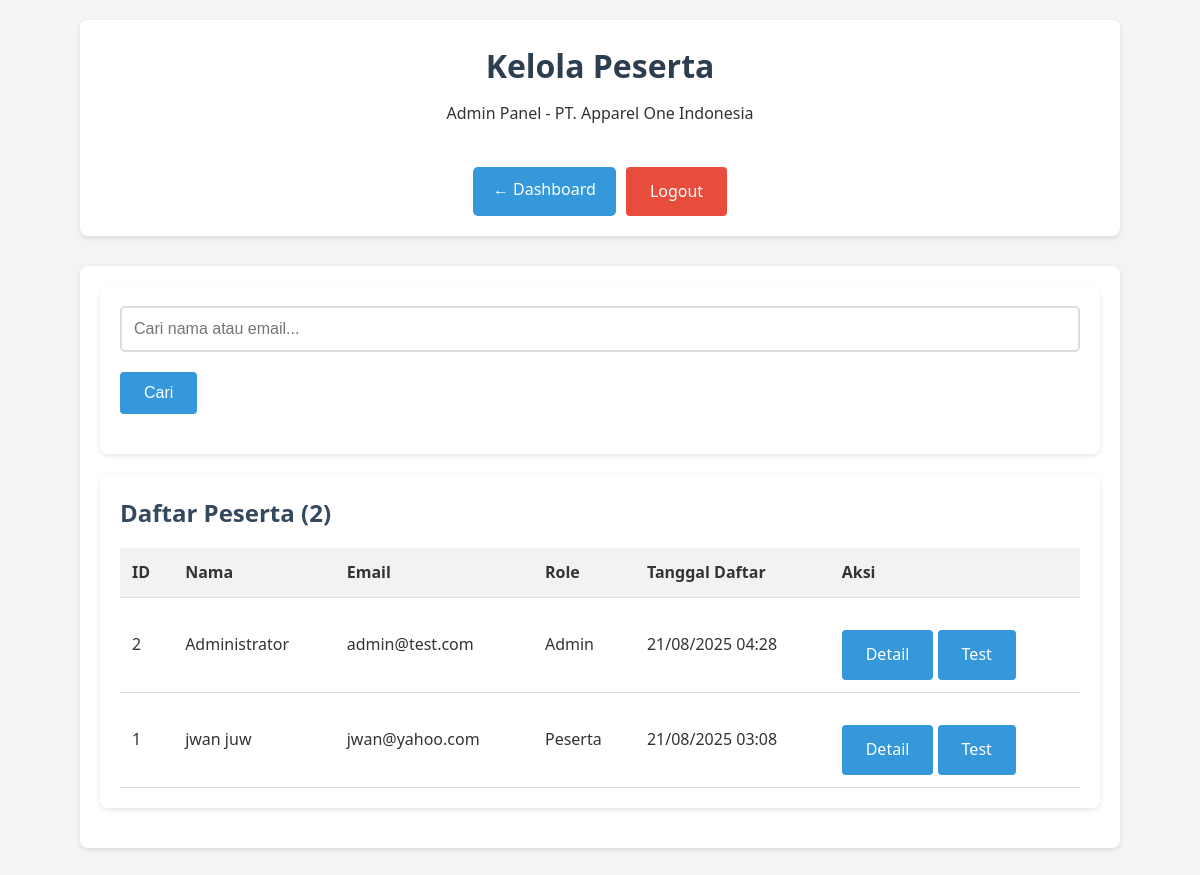
The page /pages/admin/participants.php (signed in) on the database its author committed.
### tables this page shows
CREATE TABLE `participants` (
  `id` int(11) NOT NULL,
  `name` varchar(255) NOT NULL,
  `email` varchar(255) NOT NULL,
  `created_at` timestamp NOT NULL DEFAULT current_timestamp(),
  `password` varchar(255) NOT NULL DEFAULT '',
  `role` enum('admin','peserta') DEFAULT 'peserta'
);

### pages/admin/participants.php (the view, shortened to what this page needs)
<?php
$page = isset($_GET['page']) ? (int)$_GET['page'] : 1;
$limit = 20;
$offset = ($page - 1) * $limit;
$search = isset($_GET['search']) ? trim($_GET['search']) : '';
try {
    $db = getDBConnection();
    $where = '';
    $countQuery = "SELECT COUNT(*) as total FROM participants $where";
    $stmt = $db->prepare($countQuery);
    $stmt->execute();
    $totalParticipants = $stmt->fetch(PDO::FETCH_ASSOC)['total'];
    $query = "SELECT * FROM participants $where ORDER BY created_at DESC LIMIT :limit OFFSET :offset";
    $stmt = $db->prepare($query);
    $stmt->bindValue(':limit', $limit, PDO::PARAM_INT);
    $stmt->bindValue(':offset', $offset, PDO::PARAM_INT);
    $stmt->execute();
    $participants = $stmt->fetchAll(PDO::FETCH_ASSOC);
} catch (PDOException $e) {
    $error = "Error mengambil data peserta: " . $e->getMessage();
    $participants = [];
    $totalPages = 1;
}
?>
<!DOCTYPE html>
<html lang="id">
<head>
    <link rel="stylesheet" href="../../assets/css/style.css">
</head>
<body>
    <div class="container">
        <header>
            <h1>Kelola Peserta</h1>
            <p>Admin Panel - PT. Apparel One Indonesia</p>
            <div class="user-actions">
                <a href="../dashboard.php" class="btn-back">← Dashboard</a>
                <a href="../../logout.php" class="btn-logout">Logout</a>
            </div>
        </header>
        <div class="admin-section">
            <div class="filter-section">
                <form method="GET" action="">
                    <div class="form-group">
                        <input type="text" name="search" placeholder="Cari nama atau email..."
                               value="<?php echo htmlspecialchars($search); ?>">
                        <button type="submit" class="btn-admin">Cari</button>
                    </div>
                </form>
            </div>
            <div class="results-section">
                <h2>Daftar Peserta (<?php echo $totalParticipants; ?>)</h2>
                <?php if (count($participants) > 0): ?>
                <table class="results-table">
                    <tr>
                        <th>ID</th>
                        <th>Nama</th>
                        <th>Email</th>
                        <th>Role</th>
                        <th>Tanggal Daftar</th>
                        <th>Aksi</th>
                    </tr>
                    <?php foreach ($participants as $participant): ?>
                    <tr>
                        <td><?php echo $participant['id']; ?></td>
                        <td><?php echo htmlspecialchars($participant['name']); ?></td>
                        <td><?php echo htmlspecialchars($participant['email']); ?></td>
                        <td><?php echo ucfirst($participant['role']); ?></td>
                        <td><?php echo date('d/m/Y H:i', strtotime($participant['created_at'])); ?></td>
                        <td>
                            <a href="participant_detail.php?id=<?php echo $participant['id']; ?>" class="btn-view">Detail</a>
                            <a href="participant_tests.php?id=<?php echo $participant['id']; ?>" class="btn-admin">Test</a>
                        </td>
                    </tr>
                    <?php endforeach; ?>
                </table>
                <?php else: ?>
                <p>Tidak ada peserta ditemukan.</p>
                <?php endif; ?>
            </div>
        </div>
    </div>
</body>
</html>

### assets/css/style.css (style rules this page uses)
* { margin: 0; padding: 0; box-sizing: border-box; }
body { font-family: 'Segoe UI', Tahoma, Geneva, Verdana, sans-serif; line-height: 1.6; color: #333; background-color: #f4f4f4; }
.container { width: 90%; max-width: 1200px; margin: 0 auto; padding: 20px; }
header { text-align: center; margin-bottom: 30px; padding: 20px; background-color: #fff; border-radius: 8px; box-shadow: 0 2px 5px rgba(0,0,0,0.1); }
h1 { color: #2c3e50; margin-bottom: 10px; }
h2 { color: #34495e; margin-bottom: 15px; }
.form-group { margin-bottom: 15px; }
input[type="text"], input[type="email"], input[type="number"], select { width: 100%; padding: 10px; border: 1px solid #ddd; border-radius: 4px; }
.btn-submit, .btn-back, .btn-test, .btn-view, .btn-logout { display: inline-block; background-color: #3498db; color: white; padding: 12px 24px; border: none; border-radius: 4px; cursor: pointer; text-decoration: none; font-size: 16px; margin-top: 20px; text-align: center; }
.btn-logout { background-color: #e74c3c; }
.results-section, .chart-section { background-color: #fff; padding: 20px; margin-bottom: 20px; border-radius: 8px; box-shadow: 0 2px 5px rgba(0,0,0,0.1); }
.results-table, .history-table { width: 100%; border-collapse: collapse; margin-top: 15px; }
.results-table th, .results-table td, .history-table th, .history-table td { padding: 12px; text-align: left; border-bottom: 1px solid #ddd; }
.results-table th, .history-table th { background-color: #f2f2f2; font-weight: bold; }
.admin-section { background-color: #fff; padding: 20px; margin-bottom: 20px; border-radius: 8px; box-shadow: 0 2px 5px rgba(0,0,0,0.1); }
.btn-admin { display: inline-block; background-color: #3498db; color: white; padding: 12px 24px; border: none; border-radius: 4px; cursor: pointer; text-decoration: none; font-size: 16px; margin-top: 20px; }
.user-actions { margin-top: 20px; display: flex; gap: 10px; justify-content: center; }
.filter-section { background-color: #fff; padding: 20px; margin-bottom: 20px; border-radius: 8px; box-shadow: 0 2px 5px rgba(0,0,0,0.1); }
.form-group { margin-bottom: 20px; }
.form-group input { width: 100%; padding: 12px; border: 2px solid #ddd; border-radius: 5px; font-size: 16px; }
.btn-back { display: inline-block; padding: 10px 20px; background-color: #3498db; color: white; text-decoration: none; border-radius: 5px; }

### rows shown on the page
participants: id "2", name "Administrator", email "admin@test.com", role "Admin", created_at "21/08/2025 04:28"
participants: id "1", name "jwan juw", email "jwan@yahoo.com", role "Peserta", created_at "21/08/2025 03:08"

### other values the page prints
$totalParticipants "2"
